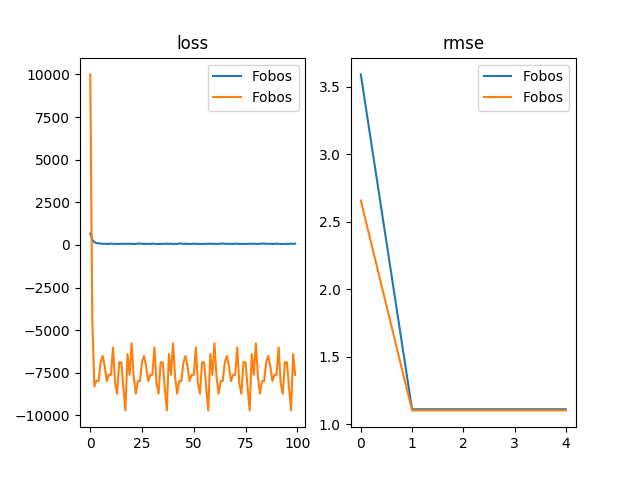

Here is the Python script that generated this plot:
from __future__ import absolute_import
from __future__ import division
from __future__ import generators
from __future__ import print_function
from __future__ import unicode_literals

import os

import numpy as np
from matplotlib import pyplot as plt

from oml.datasouces.iterator import DictIterator
from oml.models.fm import FM, PoissonFM
from oml.models.regularizers import L2Sq
from oml.optimizers.sgd import Fobos

data = np.loadtxt('./ml-latest-small/ratings.csv', skiprows=1, delimiter=',')

np.random.shuffle(data)

data = data[:, :3].astype(int)

x = []
t = []

for line in data:
    x.append({'u_{}'.format(line[0]): 1, 'i_{}'.format(line[1]): 1})
    t.append(line[2])

train_iter = DictIterator(x=x[:data.shape[0] // 5 * 4], t=t[:data.shape[0] // 5 * 4], batch_size=100)
test_iter = DictIterator(x=x[data.shape[0] // 5 * 4:], t=t[data.shape[0] // 5 * 4:], batch_size=1000)

results = {}

out = 'fm_out'


def opt_test(optimizer, label):
    try:
        os.mkdir(out)
    except FileExistsError:
        pass
    if not os.path.isfile('./{}/{}_{}.csv'.format(out, label, 'rmse')):
        print(label)
        optimizer.optimize(train_iter, test_iter, show_evaluation=True, show_loss=True, epoch=5)
        np.savetxt('./{}/{}_{}.csv'.format(out, label, 'loss'), optimizer.loss, delimiter=',')
        np.savetxt('./{}/{}_{}.csv'.format(out, label, 'rmse'), optimizer.evaluation, delimiter=',')

    results[label] = {
        'loss': optimizer.loss,
        'rmse': optimizer.evaluation
    }


opt_test(Fobos(FM(reg=L2Sq())), 'Fobos')


def plot():
    for i, title in enumerate(['loss', 'rmse']):
        plt.subplot(1, 2, i + 1)
        plt.title(title)
        for method in results.keys():
            r = np.loadtxt('./{}/{}_{}.csv'.format(out, method, title))
            r = r[::max(len(r) // 100, 1)]
            plt.plot(list(range(len(r))), r, label=method)
        plt.legend()


plot()

results = {}

out = 'poisson_fm_out'


def opt_test(optimizer, label):
    try:
        os.mkdir(out)
    except FileExistsError:
        pass
    if not os.path.isfile('./{}/{}_{}.csv'.format(out, label, 'loss')):
        print(label)
        optimizer.optimize(train_iter, test_iter, show_evaluation=True, epoch=5)
        np.savetxt('./{}/{}_{}.csv'.format(out, label, 'loss'), optimizer.loss, delimiter=',')
        np.savetxt('./{}/{}_{}.csv'.format(out, label, 'rmse'), optimizer.evaluation, delimiter=',')

    results[label] = {
        'loss': optimizer.loss,
        'rmse': optimizer.evaluation
    }


opt_test(Fobos(PoissonFM(reg=L2Sq())), 'Fobos')


def plot():
    for i, title in enumerate(['loss', 'rmse']):
        plt.subplot(1, 2, i + 1)
        plt.title(title)
        for method in results.keys():
            r = np.loadtxt('./{}/{}_{}.csv'.format(out, method, title))
            r = r[::max(len(r) // 100, 1)]
            plt.plot(list(range(len(r))), r, label=method)
        plt.legend()


plot()

plt.savefig('{}.png'.format('rec_sys'))
